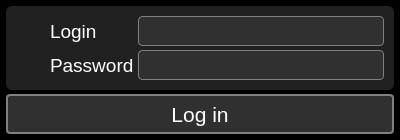
<?xml version="1.0" encoding="UTF-8"?>
<ui version="4.0">
 <class>LoginDialog</class>
 <widget class="QDialog" name="LoginDialog">
  <property name="geometry">
   <rect>
    <x>0</x>
    <y>0</y>
    <width>400</width>
    <height>140</height>
   </rect>
  </property>
  <property name="minimumSize">
   <size>
    <width>400</width>
    <height>140</height>
   </size>
  </property>
  <property name="maximumSize">
   <size>
    <width>400</width>
    <height>140</height>
   </size>
  </property>
  <property name="windowTitle">
   <string>Login</string>
  </property>
  <property name="windowIcon">
   <iconset resource="../../resources.qrc">
    <normaloff>:/PNG/IMG/password.png</normaloff>:/PNG/IMG/password.png</iconset>
  </property>
  <property name="styleSheet">
   <string notr="true">QMainWindow{
background-color: #000000;
}

QWidget{
background-color: #000000;
}

QGroupBox{
background-color: #212121;
border: none;
padding: 4px;
border-radius: 6px;
color: white;
}

QPushButton{
background-color: #303030;
border: 2px solid gray;
border-radius: 4px;
color: white;
}
QPushButton:hover{
border-color: white;
}

QLineEdit{
background-color: #303030;
border: 1px solid gray;
border-radius: 4px;
color: white;
}
QLineEdit:focus{
border-color: white;
}

QTextEdit{
background-color: #303030;
border: 1px solid gray;
border-radius: 4px;
color: white;
}
QTextEdit:focus{
border-color: white;
}

QLabel{
color: white;
background: transparent;
}

QListWidget{
background: transparent;
border: 1px solid gray;
border-radius: 6px;
padding: 6px;
}
QListWidget::item{
background-color: rgba(255,255,255,50);
border: none;
color: white;
border-radius: 6px;
padding: 6px;
margin-top: 6px;
}
QListWidget::item:hover{
background-color: rgba(255,255,255,100);
}

QCheckBox{
background: transparent;
color: white;
}
QCheckBox::indicator{
width:24px;
height: 24px;
border: 1px solid gray;
border-radius: 4px;
}
QCheckBox::indicator:hecked{
image: url(:/PNG/IMG/done.png);
}
QCheckBox::indicator:unchecked{
image: none;
}

QTabWidget::pane{
background: transparent;
border: none;
padding: 4px;
border-radius: 6px;
}
QTabBar::tab{
background-color: #303030;
border: 2px solid gray;
border-radius: 4px;
color: white;
padding-left: 6px;
padding-right: 6px;
padding-top: 3px;
padding-bottom: 3px;
margin-left: 2px;
}
QTabBar::tab:hover{
border-color: white;
}
QTabBar::tab:selected{
border-color: white;
}

QScrollBar:vertical {        
border: none;
width:14px;
background-color: #212121;
margin: 0px 0px 0px 0px;
padding-left: 6px;
}
QScrollBar::handle:vertical{
background: gray;
border-radius: 4px;
min-height: 20px;
}
QScrollBar::add-line:vertical {
background-color: #212121;
height: 0px;
subcontrol-position: bottom;
subcontrol-origin: margin;
}
QScrollBar::sub-line:vertical {
background-color: #212121;
height: 0 px;
subcontrol-position: top;
subcontrol-origin: margin;
}
QScrollBar::add-page:vertical{
background-color: #212121;
}
QScrollBar::sub-page:vertical{
background-color: #212121;
}

QScrollBar:horizontal {        
border: none;
height:14px;
background-color: #212121;
margin: 0px 0px 0px 0px;
padding-top: 6px;
}
QScrollBar::handle:horizontal{
background: gray;
border-radius: 4px;
min-width: 20px;
}
QScrollBar::add-line:horizontal {
background-color: #212121;
height: 0px;
subcontrol-position: bottom;
subcontrol-origin: margin;
}
QScrollBar::sub-line:horizontal {
background-color: #212121;
height: 0 px;
subcontrol-position: top;
subcontrol-origin: margin;
}
QScrollBar::add-page:horizontal{
background-color: #212121;
}
QScrollBar::sub-page:horizontal{
background-color: #212121;
}

QComboBox{
background-color: #303030;
border: 1px solid gray;
border-radius: 4px;
color: white;
}
QComboBox QAbstractItemView{
color: white;
background-color: black;
}

QTableView{
background-color: #212121;
border: 1px solid gray;
border-radius: 6px;
color: white;
}

QDoubleSpinBox{
background-color: #303030;
border: 1px solid gray;
border-radius: 4px;
color: white;
}</string>
  </property>
  <layout class="QGridLayout" name="gridLayout">
   <property name="leftMargin">
    <number>6</number>
   </property>
   <property name="topMargin">
    <number>6</number>
   </property>
   <property name="rightMargin">
    <number>6</number>
   </property>
   <property name="bottomMargin">
    <number>6</number>
   </property>
   <property name="spacing">
    <number>4</number>
   </property>
   <item row="0" column="0">
    <widget class="QGroupBox" name="groupBox">
     <property name="title">
      <string/>
     </property>
     <layout class="QGridLayout" name="gridLayout_2">
      <property name="leftMargin">
       <number>6</number>
      </property>
      <property name="topMargin">
       <number>6</number>
      </property>
      <property name="rightMargin">
       <number>6</number>
      </property>
      <property name="bottomMargin">
       <number>6</number>
      </property>
      <property name="spacing">
       <number>4</number>
      </property>
      <item row="0" column="2">
       <widget class="QLineEdit" name="lineEdit_login">
        <property name="minimumSize">
         <size>
          <width>0</width>
          <height>30</height>
         </size>
        </property>
        <property name="font">
         <font>
          <pointsize>14</pointsize>
         </font>
        </property>
        <property name="focusPolicy">
         <enum>Qt::TabFocus</enum>
        </property>
       </widget>
      </item>
      <item row="1" column="1">
       <widget class="QLabel" name="label_password">
        <property name="minimumSize">
         <size>
          <width>0</width>
          <height>30</height>
         </size>
        </property>
        <property name="font">
         <font>
          <pointsize>14</pointsize>
         </font>
        </property>
        <property name="text">
         <string>Password</string>
        </property>
       </widget>
      </item>
      <item row="0" column="1">
       <widget class="QLabel" name="label_login">
        <property name="minimumSize">
         <size>
          <width>0</width>
          <height>30</height>
         </size>
        </property>
        <property name="font">
         <font>
          <pointsize>14</pointsize>
         </font>
        </property>
        <property name="text">
         <string>Login</string>
        </property>
       </widget>
      </item>
      <item row="1" column="2">
       <widget class="QLineEdit" name="lineEdit_password">
        <property name="minimumSize">
         <size>
          <width>0</width>
          <height>30</height>
         </size>
        </property>
        <property name="font">
         <font>
          <pointsize>14</pointsize>
         </font>
        </property>
        <property name="focusPolicy">
         <enum>Qt::TabFocus</enum>
        </property>
        <property name="echoMode">
         <enum>QLineEdit::Password</enum>
        </property>
       </widget>
      </item>
      <item row="0" column="0">
       <widget class="QLabel" name="label_login_icon">
        <property name="minimumSize">
         <size>
          <width>30</width>
          <height>30</height>
         </size>
        </property>
        <property name="maximumSize">
         <size>
          <width>30</width>
          <height>30</height>
         </size>
        </property>
        <property name="text">
         <string>&lt;html&gt;&lt;head/&gt;&lt;body&gt;&lt;p align=&quot;center&quot;&gt;&lt;img src=&quot;:/PNG/IMG/user.png&quot; width=&quot;30&quot; height=&quot;30&quot;/&gt;&lt;/p&gt;&lt;/body&gt;&lt;/html&gt;</string>
        </property>
       </widget>
      </item>
      <item row="1" column="0">
       <widget class="QLabel" name="label_password_icon">
        <property name="minimumSize">
         <size>
          <width>30</width>
          <height>30</height>
         </size>
        </property>
        <property name="maximumSize">
         <size>
          <width>30</width>
          <height>30</height>
         </size>
        </property>
        <property name="text">
         <string>&lt;html&gt;&lt;head/&gt;&lt;body&gt;&lt;p align=&quot;center&quot;&gt;&lt;img src=&quot;:/PNG/IMG/password.png&quot; width=&quot;30&quot; height=&quot;30&quot;/&gt;&lt;/p&gt;&lt;/body&gt;&lt;/html&gt;</string>
        </property>
       </widget>
      </item>
     </layout>
    </widget>
   </item>
   <item row="1" column="0">
    <widget class="QPushButton" name="pushButton_login">
     <property name="minimumSize">
      <size>
       <width>0</width>
       <height>40</height>
      </size>
     </property>
     <property name="font">
      <font>
       <pointsize>16</pointsize>
      </font>
     </property>
     <property name="focusPolicy">
      <enum>Qt::ClickFocus</enum>
     </property>
     <property name="text">
      <string>Log in</string>
     </property>
     <property name="icon">
      <iconset resource="../../resources.qrc">
       <normaloff>:/PNG/IMG/done.png</normaloff>:/PNG/IMG/done.png</iconset>
     </property>
     <property name="iconSize">
      <size>
       <width>32</width>
       <height>32</height>
      </size>
     </property>
    </widget>
   </item>
  </layout>
 </widget>
 <resources>
  <include location="../../resources.qrc"/>
 </resources>
 <connections/>
</ui>
